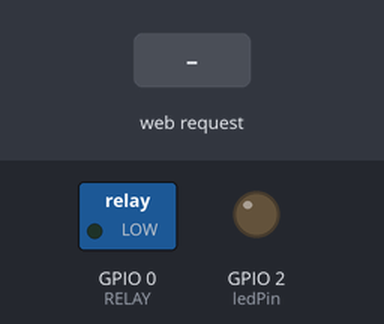
Simulated run of this sketch. Board: ESP8266 (NodeMCU). Parts: switched loads named in the sketch (green lamp = pin HIGH), output pins drawn as LEDs (lit = HIGH). The test bench sets the inputs (shaded band). WiFi joins after 1.5 s; servers stay silent unless stated; what the sketch prints to the serial monitor is not drawn.

Above: at 2.7 s.
2.8 s: HTTP request GET /LED=OFF received
At 3.6 s:
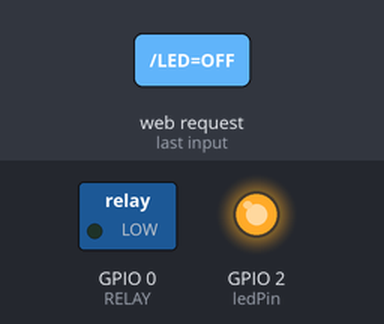
4.3 s: HTTP request GET /LED=ON received
At 4.7 s:
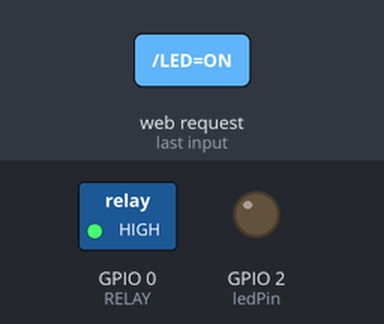
Timing chart, 0 to 7.3 s (numbered marks = the images above; inputs shaded):
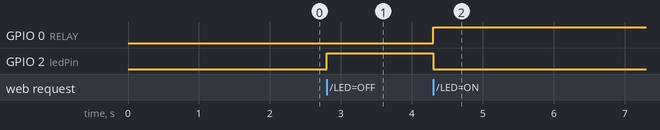

Measured:
- after the input at 2.8 s, GPIO 2 (ledPin): LOW → HIGH at once
- after the input at 4.3 s, GPIO 0 (RELAY): LOW → HIGH at once; GPIO 2 (ledPin): HIGH → LOW at once

The sketch:

wifi.ino
```cpp
#include <ESP8266WiFi.h>


#define RELAY 0
const char* ssid = "Belkin_Wireless";  // для SSID точки доступа

const char* password = "";  // для пароля к точке доступа


int ledPin = 2; // контакт GPIO2 на ESP8266

WiFiServer server(80);  //  порт веб-сервера


void setup() {

  Serial.begin(115200);

  // Переключаем контакт GPIO2 в режим вывода данных (OUTPUT):

  pinMode(ledPin, OUTPUT);


  // подключаемся к WiFi-сети:

  Serial.println();

  Serial.println();

  Serial.print("Connecting to ");  //  "Подключение к "

  Serial.println(ssid);


  WiFi.begin(ssid, password);


  while (WiFi.status() != WL_CONNECTED) {

    delay(500);

    Serial.print(".");

  }

  Serial.println("");

  Serial.println("WiFi connected");

  server.begin();

  Serial.println("Server started");  //  "Сервер запущен"


  // печатаем IP-адрес:

  Serial.print("Use this URL to connect: ");

  Serial.print("http://");

  Serial.print(WiFi.localIP());

  Serial.println("/");

}


void loop() {

  int pin = 2;

  // проверяем, подключен ли клиент:

  WiFiClient client = server.available();

  if (!client) {

    return;
  }


  // ждем, когда клиент отправит какие-нибудь данные:

  Serial.println("new client");  //  "новый клиент"

  while(!client.available()){

    delay(1);

  }


  // считываем первую строчку запроса:

  String request = client.readStringUntil('\r');

  Serial.println(request);

  client.flush();


   // обрабатываем запрос:

   int value = LOW;


  if (request.indexOf("/LED=OFF") != -1) {

    digitalWrite(ledPin, HIGH);

    value = HIGH;

    pinMode(RELAY,OUTPUT);                      // Указываем вывод RELAY как выход

    digitalWrite(RELAY, LOW);                   // Устанавливаем RELAY в LOW (0В)


  }

  if (request.indexOf("/LED=ON") != -1){


    digitalWrite(ledPin, LOW);    // выключаем светодиод,

    Serial.println("RELAY=OFF");

    digitalWrite(RELAY,HIGH);


  }


  // выставляем значение на ledPin в соответствии с запросом:

  //digitalWrite(ledPin, value);


  // возвращаем ответ:

  client.println("HTTP/1.1 200 OK");

  client.println("Content-Type: text/html");  //  "Тип контента:

                                              //  text/html "

  client.println("");  //  не забываем это...

  client.println("<!DOCTYPE HTML>");

  client.println("<html>");


  client.print("Led pin is now: ");  //  "Контакт светодиода теперь

                                     //  в состоянии: "


  if(value == HIGH) {

    client.print("Off");   //  "Вкл"

  } else {

    client.print("On");  //  "Выкл"

  }

  client.println("<br><br>");

  client.println("Click <a href=\"/LED=ON\">here</a> turn the LED on pin 2 ON<br>");  //  "Кликните тут, чтобы включить светодиод

                 //  на контакте 2"

  client.println("Click <a href=\"/LED=OFF\">here </a> turn the LED on pin 2 OFF<br>");     //  "Кликните тут, чтобы выключить светодиод

                 //  на контакте 2"


  client.println("</html>");


  delay(1);

  Serial.println("Client disconnected");  //  "Клиент отключен"

  Serial.println("");

}
```
